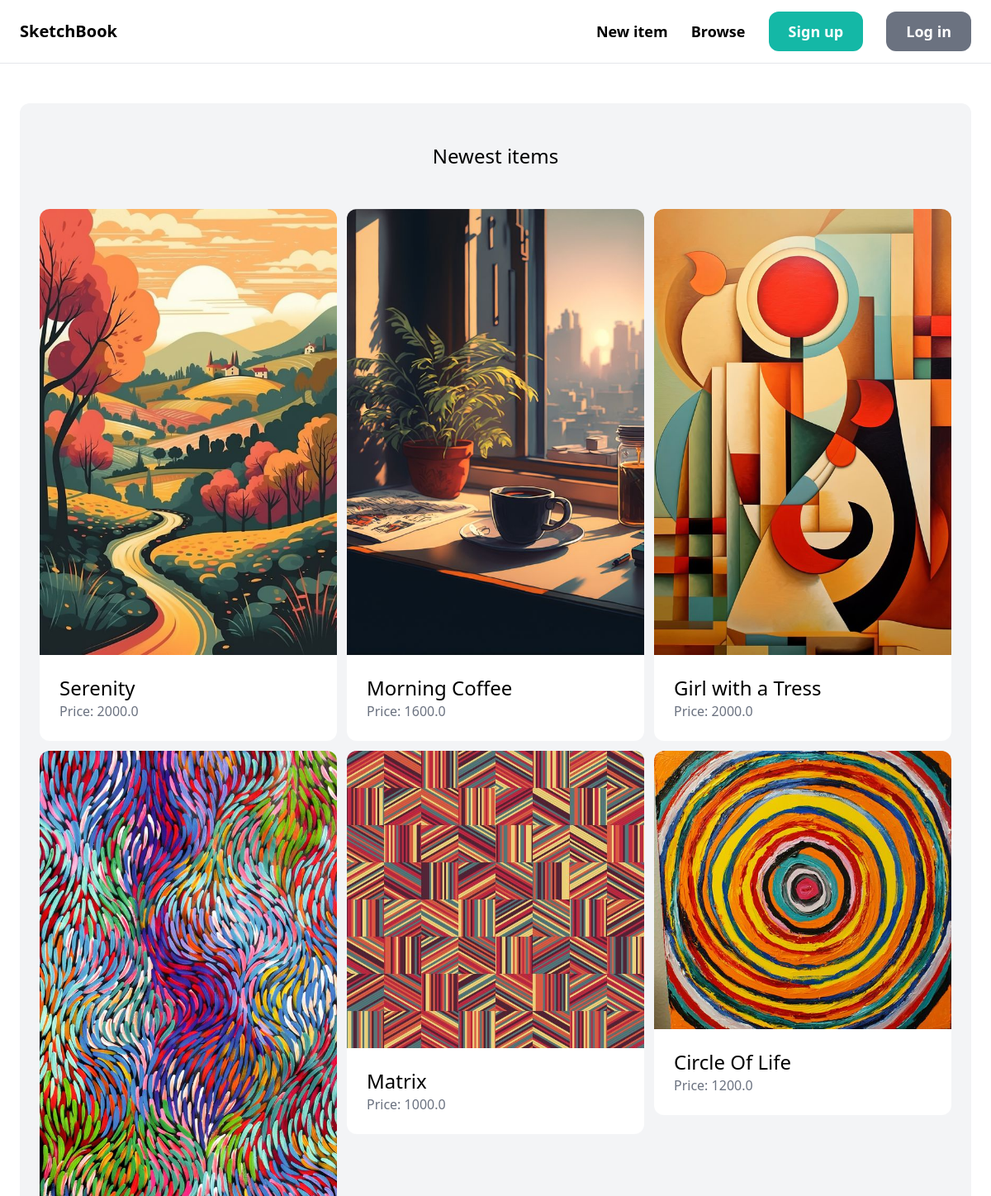
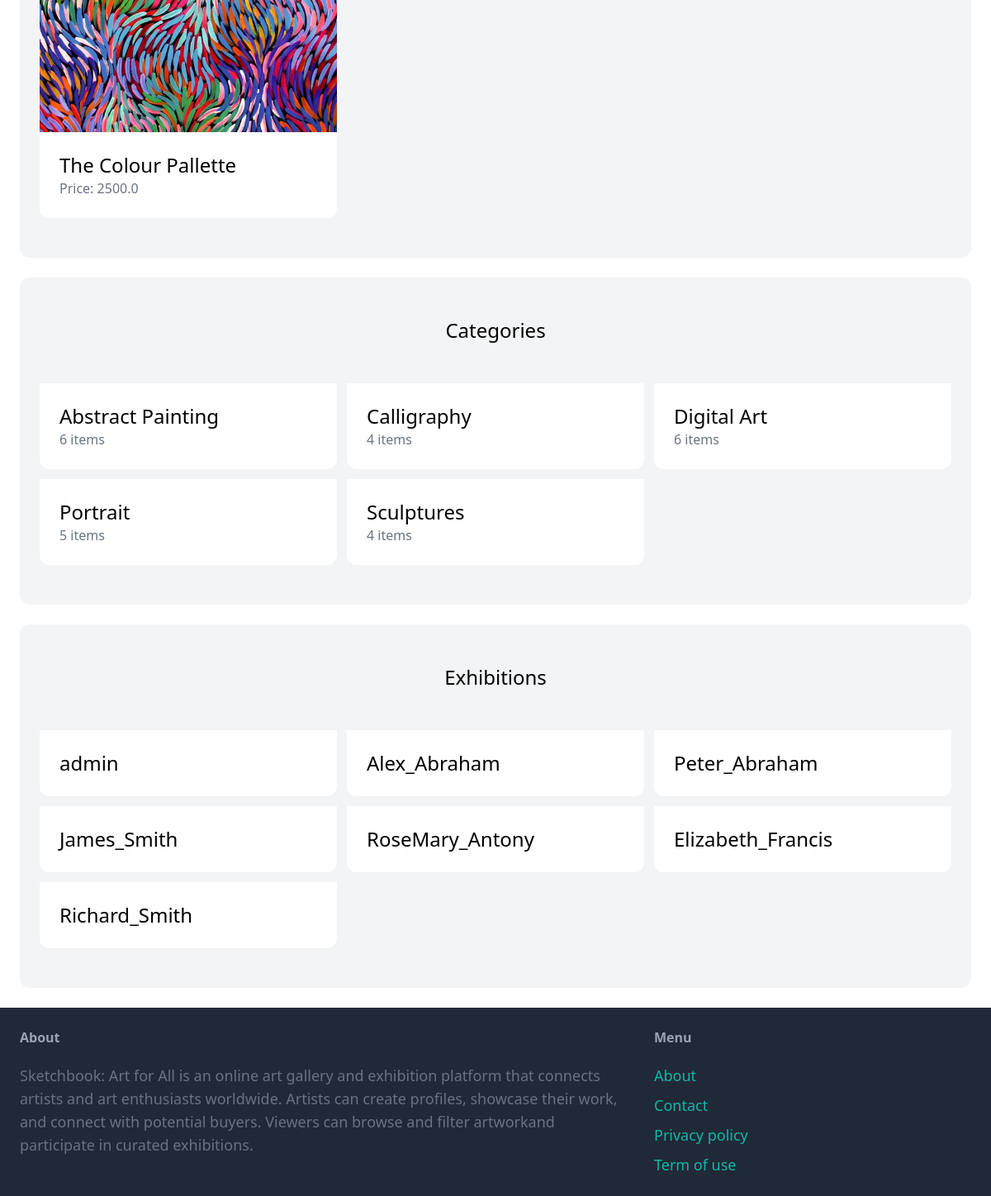
The page / on the database its author committed (2 pictures, top to bottom).
### item/models.py (models this page shows, shortened)
class Item(models.Model):
    category = models.ForeignKey(Category, related_name='items', on_delete=models.CASCADE)
    name = models.CharField(max_length=255)
    description = models.TextField(blank=True, null=True)
    price = models.FloatField()
    image = models.ImageField(upload_to='item_images', blank=True, null=True)
    is_sold = models.BooleanField(default=False)
    created_by = models.ForeignKey(User, related_name='items', on_delete=models.CASCADE)
    created_at = models.DateTimeField(auto_now_add=True)

class Category(models.Model):
    name = models.CharField(max_length=255)
    class Meta:
        ordering = ('name',)
        verbose_name_plural = 'Categories'

### core/views.py (the view)
# urls.py: path('', views.index, name='index'),
def index(request):
    artists = User.objects.all()
    items = Item.objects.filter(is_sold=False)[0:6]
    categories = Category.objects.all()
    return render(request, 'core/index.html', {
        'categories': categories,
        'items': items,
        'artists': artists
    })

### core/templates/core/index.html (shortened to what this page needs)
{% extends 'core/base.html' %}
{% block content %}
    <div class="mt-6 px-6 py-12 bg-gray-100 rounded-xl">
        <h2 class="mb-12 text-2xl text-center">Newest items</h2>
        <div class="grid grid-cols-3 gap-3">
            {% for item in items %}
                <div>
                    <a href="{% url 'item:detail' item.id %}">
                        <div>
                            <img src="{{ item.image.url }}" class="rounded-t-xl">
                        </div>
                        <div class="p-6 bg-white rounded-b-xl">
                            <h2 class="text-2xl">{{ item.name }}</h2>
                            <p class="text-gray-500">Price: {{ item.price }}</p>
                        </div>
                    </a>
                </div>
            {% endfor %}
        </div>
    </div>
    <div class="mt-6 px-6 py-12 bg-gray-100 rounded-xl">
        <h2 class="mb-12 text-2xl text-center">Categories</h2>
        <div class="grid grid-cols-3 gap-3">
            {% for category in categories %}
                <div>
                    <a href="#">
                        <div class="p-6 bg-white rounded-b-xl">
                            <h2 class="text-2xl">{{ category.name }}</h2>
                            <p class="text-gray-500">{{ category.items.count }} items</p>
                        </div>
                    </a>
                </div>
            {% endfor %}
        </div>
    </div>
    <div class="mt-6 px-6 py-12 bg-gray-100 rounded-xl">
        <h2 class="mb-12 text-2xl text-center">Exhibitions</h2>
        <div class="grid grid-cols-3 gap-3">
            {% for artist in artists %}
                <div>
                    <a href="{% url "core:exibition" artist.id %}">
                        <div class="p-6 bg-white rounded-b-xl">
                            <h2 class="text-2xl">{{ artist.username }}</h2>
                        </div>
                    </a>
                </div>
            {% endfor %}
        </div>
    </div>
{% endblock %}

### rows shown on the page
Item: image (picture), name "Serenity", price "2000.0"
Item: image (picture), name "Morning Coffee", price "1600.0"
Item: image (picture), name "Girl with a Tress", price "2000.0"
Item: image (picture), name "The Colour Pallette", price "2500.0"
Item: image (picture), name "Matrix", price "1000.0"
Item: image (picture), name "Circle Of Life", price "1200.0"
Category: name "Abstract Painting", items.count "6"
Category: name "Calligraphy", items.count "4"
Category: name "Digital Art", items.count "6"
Category: name "Portrait", items.count "5"
Category: name "Sculptures", items.count "4"

### other values the page prints
{{ artist.username }} "admin"
{{ artist.username }} "Alex_Abraham"
{{ artist.username }} "Peter_Abraham"
{{ artist.username }} "James_Smith"
{{ artist.username }} "RoseMary_Antony"
{{ artist.username }} "Elizabeth_Francis"
{{ artist.username }} "Richard_Smith"
